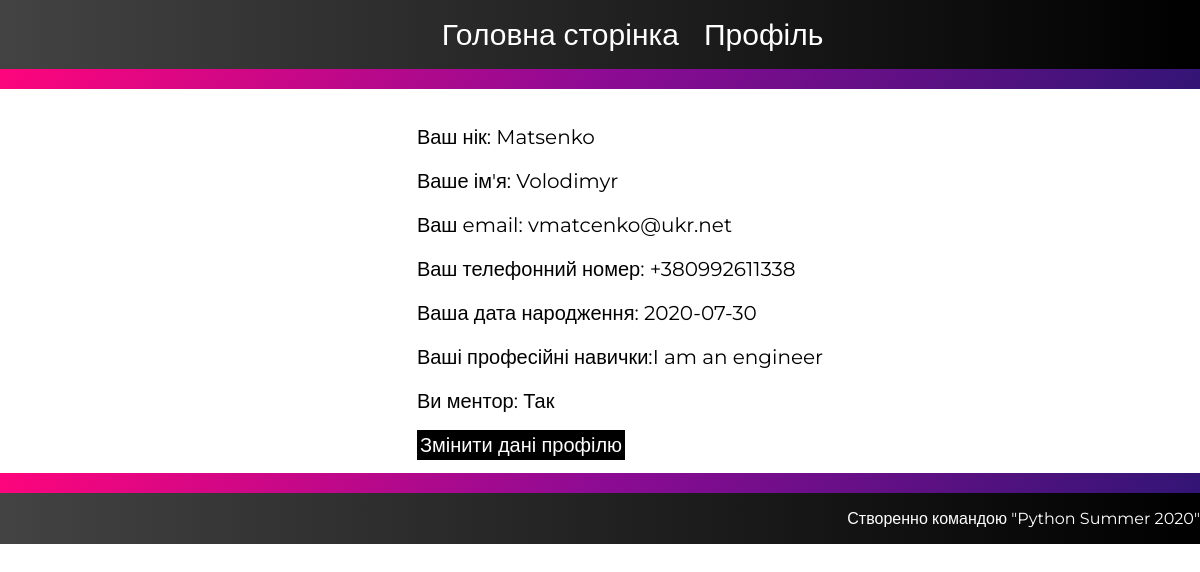
Page /profile (signed in) on the earlier database version.
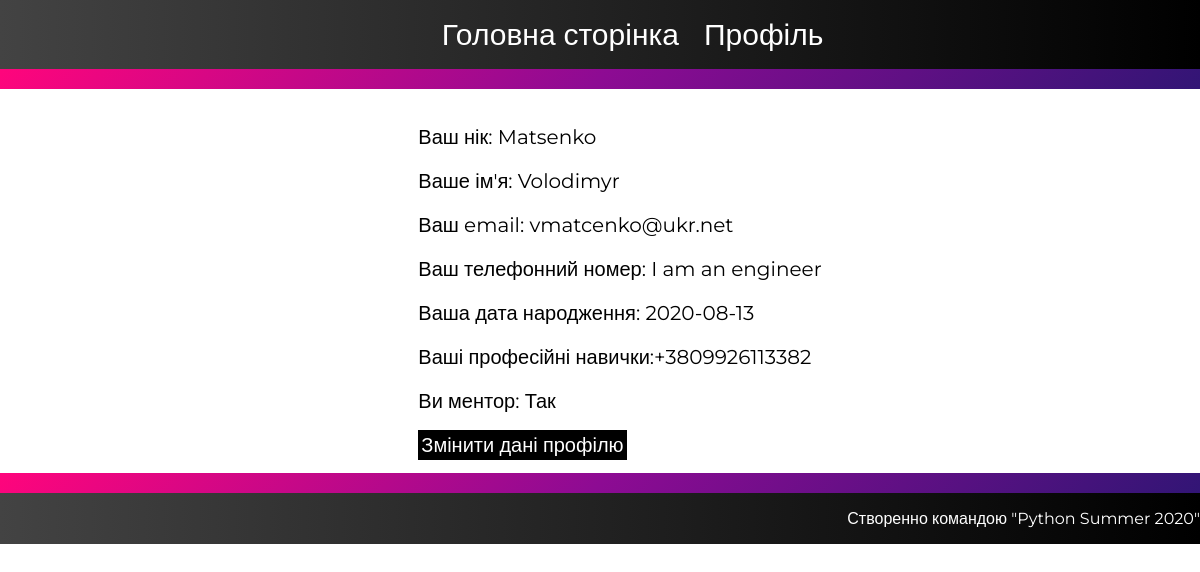
Same page on the later database version.
### tables this page shows
CREATE TABLE user_tab (
  id  INTEGER  PRIMARY KEY,  
  username TEXT UNIQUE NOT NULL,
  password TEXT NOT NULL,
  name TEXT  NOT NULL,
  email TEXT UNIQUE NOT NULL,
  telephone_number TEXT UNIQUE NOT NULL ,
  birthday TEXT NOT NULL,
  prof_skills TEXT NOT NULL,
  isMentor BOOLEAN NOT NULL

);

### flaskr/main.py (the view)
@bp.route('/profile')
def profile():
    return render_template("profile.html")

### flaskr/auth.py (called while the page is built)
@bp.before_app_request
def load_logged_in_user():
    user_id = session.get('user_id')
    if user_id is None:
        g.user = None
    else:
        g.user = get_db().execute(
            'SELECT * FROM user_tab WHERE id = ?', (user_id,)
        ).fetchone()

### flaskr/db.py (called while the page is built)
def get_db():
    if 'db' not in g:
        g.db = sqlite3.connect(
            current_app.config['DATABASE'],
            detect_types=sqlite3.PARSE_DECLTYPES
        )
        g.db.row_factory = sqlite3.Row
    return g.db

### flaskr/templates/profile.html (shortened to what this page needs)
<!DOCTYPE html>
<html lang="en">
<head>
</head>
<body>
    <header>
        <ul>
            <li><a href="{{url_for('home')}}">Головна сторінка</a></li>
            <li><a href="">Профіль</a></li>
        </ul>
    </header>
    <div class="background">
    </div>
    {% if g.user %}
    <div class="data">
        <ul>
            <li>
                <p>Ваш нік: {{g.user['username']}}</p>
            </li>
            <li>
                <p>Ваше ім'я: {{g.user['name']}}</p>
            </li>
            <li>
                <p>Ваш email: {{g.user['email']}}</p>
            </li>
            <li>
                <p>Ваш телефонний номер: {{g.user['telephone_number']}}</p>
            </li>
            <li>
                <p>Ваша дата народження: {{g.user['birthday']}}</p>
            </li>
            <li>
                <p>Ваші професійні навички:{{g.user['prof_skills']}}</p>
            </li>
            <li>
                {%if g.user['isMentor']=="True"%}
                <p>Ви ментор: Так</p>
                {%endif%}
            </li>
            <li><a href="{{url_for('main.profile_change_data')}}">Змінити дані профілю</a></li>
        </ul>
    </div>
    <div class="background">
    </div>
    {% endif %}
    <footer>
        <p>Створенно командою "Python Summer 2020"</p>
    </footer>
</body>
</html>

Differences in the rows shown:
changed user_tab "Matsenko": user.telephone_number "+380992611338" → "I am an engineer"; user.birthday "2020-07-30" → "2020-08-13"; user.prof_skills "I am an engineer" → "+3809926113382"
